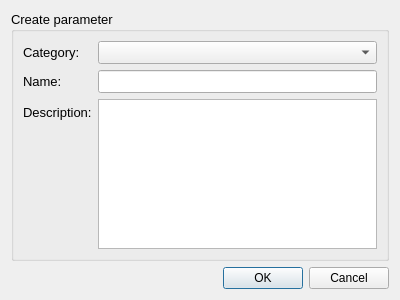
<?xml version="1.0" encoding="UTF-8"?>
<ui version="4.0">
 <class>CreateParameterDataWithCategoryDialog</class>
 <widget class="QDialog" name="CreateParameterDataWithCategoryDialog">
  <property name="geometry">
   <rect>
    <x>0</x>
    <y>0</y>
    <width>400</width>
    <height>300</height>
   </rect>
  </property>
  <property name="windowTitle">
   <string>Dialog</string>
  </property>
  <property name="locale">
   <locale language="English" country="UnitedStates"/>
  </property>
  <property name="modal">
   <bool>true</bool>
  </property>
  <layout class="QGridLayout" name="gridLayout">
   <item row="0" column="0">
    <widget class="QGroupBox" name="groupBox">
     <property name="font">
      <font>
       <pointsize>10</pointsize>
      </font>
     </property>
     <property name="title">
      <string>Create parameter</string>
     </property>
     <layout class="QGridLayout" name="gridLayout_2">
      <item row="0" column="0">
       <layout class="QFormLayout" name="formLayout">
        <item row="1" column="0">
         <widget class="QLabel" name="nameLabel">
          <property name="font">
           <font>
            <family>MS Shell Dlg 2</family>
            <pointsize>10</pointsize>
           </font>
          </property>
          <property name="text">
           <string>Name:</string>
          </property>
         </widget>
        </item>
        <item row="1" column="1">
         <widget class="QLineEdit" name="nameLineEdit">
          <property name="font">
           <font>
            <pointsize>10</pointsize>
           </font>
          </property>
         </widget>
        </item>
        <item row="2" column="0">
         <widget class="QLabel" name="descriptionLabel">
          <property name="text">
           <string>Description:</string>
          </property>
         </widget>
        </item>
        <item row="2" column="1">
         <widget class="QTextEdit" name="descriptionTextEdit"/>
        </item>
        <item row="0" column="0">
         <widget class="QLabel" name="categoryLabel">
          <property name="text">
           <string>Category:</string>
          </property>
         </widget>
        </item>
        <item row="0" column="1">
         <widget class="QComboBox" name="categoryComboBox"/>
        </item>
       </layout>
      </item>
     </layout>
    </widget>
   </item>
   <item row="1" column="0">
    <widget class="QDialogButtonBox" name="buttonBox">
     <property name="standardButtons">
      <set>QDialogButtonBox::Cancel|QDialogButtonBox::Ok</set>
     </property>
    </widget>
   </item>
  </layout>
 </widget>
 <resources/>
 <connections>
  <connection>
   <sender>buttonBox</sender>
   <signal>accepted()</signal>
   <receiver>CreateParameterDataWithCategoryDialog</receiver>
   <slot>acceptCreateData()</slot>
   <hints>
    <hint type="sourcelabel">
     <x>199</x>
     <y>279</y>
    </hint>
    <hint type="destinationlabel">
     <x>199</x>
     <y>149</y>
    </hint>
   </hints>
  </connection>
  <connection>
   <sender>buttonBox</sender>
   <signal>rejected()</signal>
   <receiver>CreateParameterDataWithCategoryDialog</receiver>
   <slot>reject()</slot>
   <hints>
    <hint type="sourcelabel">
     <x>199</x>
     <y>279</y>
    </hint>
    <hint type="destinationlabel">
     <x>199</x>
     <y>149</y>
    </hint>
   </hints>
  </connection>
 </connections>
</ui>
